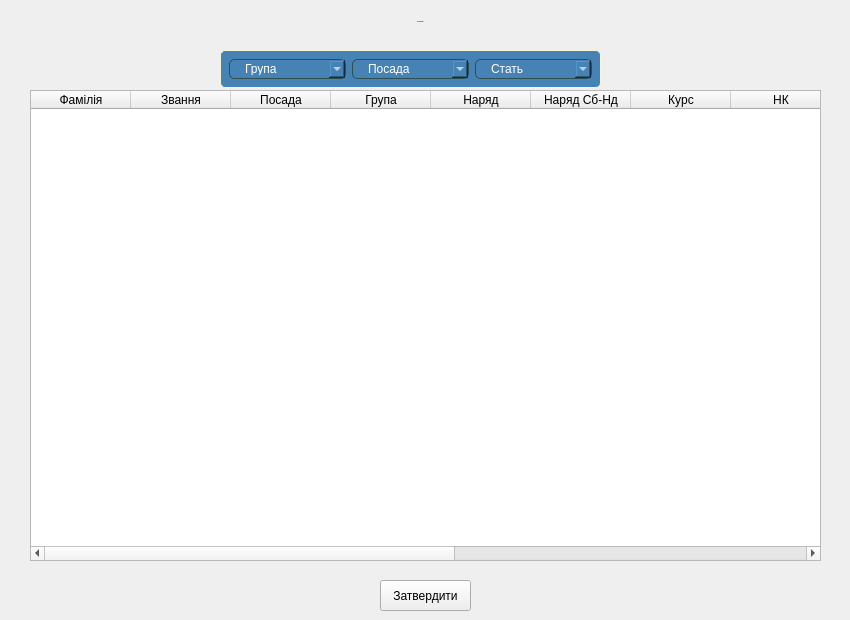
      <widget class="QWidget" name="stats_pg">
       <widget class="QWidget" name="widget_2" native="true">
        <property name="geometry">
         <rect>
          <x>220</x>
          <y>50</y>
          <width>381</width>
          <height>38</height>
         </rect>
        </property>
        <property name="styleSheet">
         <string notr="true">QWidget{width:700px;
background-color: #4682B4; /* Стальной синий фон для каждой страницы */
    border: 1px solid #F5F5DC; /* Светло-бежевый для границ страниц */
    border-radius: 5px; /* Закругленные углы для страниц */
    padding: 5px; /* Внутренние отступы для страниц */
}
QComboBox{
	padding:0;
}</string>
        </property>
        <widget class="QComboBox" name="combogroup">
         <property name="geometry">
          <rect>
           <x>9</x>
           <y>9</y>
           <width>117</width>
           <height>20</height>
          </rect>
         </property>
         <property name="sizePolicy">
          <sizepolicy hsizetype="Preferred" vsizetype="Fixed">
           <horstretch>0</horstretch>
           <verstretch>20</verstretch>
          </sizepolicy>
         </property>
         <property name="styleSheet">
          <string notr="true">QComboBox {
    background-color: #4682B4; /* Стальной синий фон */
    color: white; /* Белый текст */
    border: 1px solid #2F4F4F; /* Темно-серая граница */
    border-radius: 5px; /* Закругленные углы */
    padding: 15px; /* Внутренние отступы */
}</string>
         </property>
         <item>
          <property name="text">
           <string>Група</string>
          </property>
         </item>
         <item>
          <property name="text">
           <string>11</string>
          </property>
         </item>
         <item>
          <property name="text">
           <string>12</string>
          </property>
         </item>
         <item>
          <property name="text">
           <string>13</string>
          </property>
         </item>
         <item>
          <property name="text">
           <string>14</string>
          </property>
         </item>
         <item>
          <property name="text">
           <string>15</string>
          </property>
         </item>
        </widget>
        <widget class="QComboBox" name="comboposition">
         <property name="geometry">
          <rect>
           <x>132</x>
           <y>9</y>
           <width>117</width>
           <height>20</height>
          </rect>
         </property>
         <property name="sizePolicy">
          <sizepolicy hsizetype="Preferred" vsizetype="Fixed">
           <horstretch>0</horstretch>
           <verstretch>20</verstretch>
          </sizepolicy>
         </property>
         <property name="styleSheet">
          <string notr="true">QComboBox {
    background-color: #4682B4; /* Стальной синий фон */
    color: white; /* Белый текст */
    border: 1px solid #2F4F4F; /* Темно-серая граница */
    border-radius: 5px; /* Закругленные углы */
    padding: 15px; /* Внутренние отступы */
}</string>
         </property>
         <item>
          <property name="text">
           <string>Посада</string>
          </property>
         </item>
         <item>
          <property name="text">
           <string>Сержанти</string>
          </property>
         </item>
         <item>
          <property name="text">
           <string>Курсанти</string>
          </property>
         </item>
        </widget>
        <widget class="QComboBox" name="combosex">
         <property name="geometry">
          <rect>
           <x>255</x>
           <y>9</y>
           <width>117</width>
           <height>20</height>
          </rect>
         </property>
         <property name="sizePolicy">
          <sizepolicy hsizetype="Preferred" vsizetype="Fixed">
           <horstretch>0</horstretch>
           <verstretch>20</verstretch>
          </sizepolicy>
         </property>
         <property name="styleSheet">
          <string notr="true">QComboBox {
    background-color: #4682B4; /* Стальной синий фон */
    color: white; /* Белый текст */
    border: 1px solid #2F4F4F; /* Темно-серая граница */
    border-radius: 5px; /* Закругленные углы */
    padding: 15px; /* Внутренние отступы */
}</string>
         </property>
         <item>
          <property name="text">
           <string>Стать</string>
          </property>
         </item>
         <item>
          <property name="text">
           <string>Чоловік</string>
          </property>
         </item>
         <item>
          <property name="text">
           <string>Жінка</string>
          </property>
         </item>
        </widget>
       </widget>
       <widget class="QTableWidget" name="table">
        <property name="geometry">
         <rect>
          <x>30</x>
          <y>90</y>
          <width>791</width>
          <height>471</height>
         </rect>
        </property>
        <property name="sizeAdjustPolicy">
         <enum>QAbstractScrollArea::AdjustToContentsOnFirstShow</enum>
        </property>
        <column>
         <property name="text">
          <string>Фамілія</string>
         </property>
        </column>
        <column>
         <property name="text">
          <string>Звання</string>
         </property>
        </column>
        <column>
         <property name="text">
          <string>Посада</string>
         </property>
        </column>
        <column>
         <property name="text">
          <string>Група</string>
         </property>
        </column>
        <column>
         <property name="text">
          <string>Наряд</string>
         </property>
        </column>
        <column>
         <property name="text">
          <string>Наряд Сб-Нд</string>
         </property>
         <property name="font">
          <font>
           <kerning>false</kerning>
          </font>
         </property>
        </column>
        <column>
         <property name="text">
          <string>Курс</string>
         </property>
        </column>
        <column>
         <property name="text">
          <string>НК</string>
         </property>
        </column>
        <column>
         <property name="text">
          <string>ЧП</string>
         </property>
        </column>
        <column>
         <property name="text">
          <string>ЧП Сб-Нд</string>
         </property>
        </column>
        <column>
         <property name="text">
          <string>стать</string>
         </property>
        </column>
        <column>
         <property name="text">
          <string>Не заступає до</string>
         </property>
        </column>
        <column>
         <property name="text">
          <string>№</string>
         </property>
        </column>
       </widget>
       <widget class="QPushButton" name="stats_submit">
        <property name="geometry">
         <rect>
          <x>380</x>
          <y>580</y>
          <width>91</width>
          <height>31</height>
         </rect>
        </property>
        <property name="text">
         <string>Затвердити</string>
        </property>
       </widget>
       <widget class="QWidget" name="layoutWidget">
        <property name="geometry">
         <rect>
          <x>0</x>
          <y>0</y>
          <width>841</width>
          <height>43</height>
         </rect>
        </property>
        <layout class="QHBoxLayout" name="horizontalLayout_9">
         <item>
          <spacer name="horizontalSpacer_16">
           <property name="orientation">
            <enum>Qt::Horizontal</enum>
           </property>
           <property name="sizeHint" stdset="0">
            <size>
             <width>40</width>
             <height>20</height>
            </size>
           </property>
          </spacer>
         </item>
         <item>
          <widget class="QLabel" name="label_3">
           <property name="font">
            <font>
             <pointsize>-1</pointsize>
             <weight>75</weight>
             <bold>true</bold>
            </font>
           </property>
           <property name="text">
            <string>СТАТИСТИКА</string>
           </property>
          </widget>
         </item>
         <item>
          <spacer name="horizontalSpacer_17">
           <property name="orientation">
            <enum>Qt::Horizontal</enum>
           </property>
           <property name="sizeHint" stdset="0">
            <size>
             <width>40</width>
             <height>20</height>
            </size>
           </property>
          </spacer>
         </item>
        </layout>
       </widget>
      </widget>
